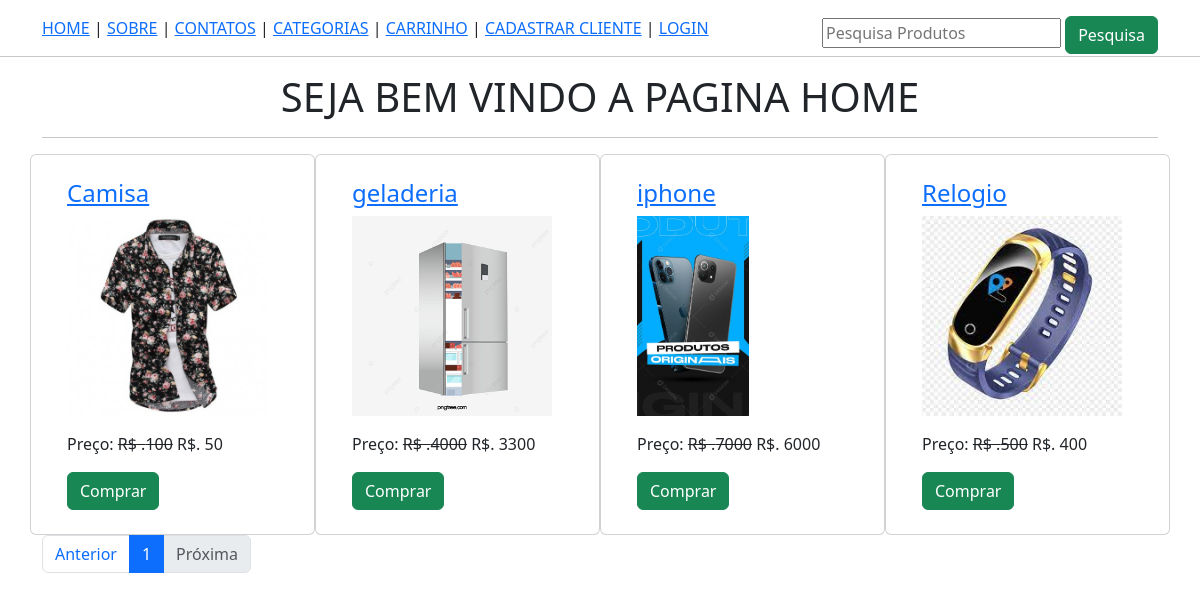
The page / on the database its author committed.
### lojaapp/models.py (models this page shows, shortened)
class Produto(models.Model):
    titulo = models.CharField(max_length =200)
    slug = models.SlugField(unique = True)
    categoria = models.ForeignKey(Categoria,on_delete=models.CASCADE)
    image = models.ImageField(upload_to= "produtos")
    preco_mercado = models.PositiveIntegerField()
    venda = models.PositiveIntegerField()
    discricao = models.TextField()
    garantia = models.CharField(max_length =300, null = True, blank = True)
    return_devolucao = models.CharField(max_length =300, null = True, blank = True)
    visualizacao = models.PositiveIntegerField(default = 0)

### lojaapp/views.py (the view)
# urls.py: path('', HomeView.as_view(), name='home'),
class HomeView(LojaMixin, TemplateView):
    template_name = 'home.html'
    def get_context_data(self, **kwargs ):
        context = super().get_context_data(**kwargs)
        all_produtos = Produto.objects.all().order_by('-id')
        paginator = Paginator(all_produtos,4)
        page_number = self.request.GET.get('page')
        produto_list = paginator.get_page(page_number)
        context['produto_list'] = produto_list
        return context

### lojaapp/views.py (called while the page is built)
    def dispatch(self, request, *args, **kwargs):
        carro_id = request.session.get("carro_id")
        if carro_id:
            carro_obj = Carro.objects.get(id=carro_id)
            if request.user.is_authenticated and hasattr(request.user, 'cliente'):
                carro_obj.cliente = request.user.cliente
                carro_obj.save()
        return super().dispatch(request, *args, **kwargs)

### lojaapp/templates/home.html (shortened to what this page needs)
{% extends 'base.html' %}
{% block content %}
<div class="container">
    <h1 class= "text-center">SEJA BEM VINDO A PAGINA HOME</h1>
    <hr>
    <div class="row mt-3">
        {% for p  in  produto_list %}
        <div class="col-md-3 card">
            <div class="m-4">
                <h4> <a href="{% url 'lojaapp:produtodetelahe' p.slug %}">{{ p.titulo }}</a></h4>
            <img src= "{{p.image.url}}" alt ="" class = "img-fluid"  style="height: 200px; object-fit: container;">
        <p class ="mt-3"> Preço: <strike> R$ .{{p.preco_mercado}}</strike> R$. {{p.venda}}</p>
        <a href="{% url 'lojaapp:addcarro' p.id%}" class="btn btn-success">Comprar</a>
    </div>
        </div>
        {% endfor %}
     </div>
     <nav aria-label="...">
        <ul class="pagination">
            {% if produto_list.has_previous %}
                <li class="page-item">
                    <a class="page-link" href="?page={{ produto_list.previous_page_number }}">Anterior</a>
                </li>
            {% else %}
                <li class="page-item">
                    <a class="page-link" href="#" tabindex="-1" aria-disabled="true">Anterior</a>
                </li>
            {% endif %}
            {% for i in produto_list.paginator.page_range %}
                {% if i == produto_list.number %}
                    <li class="page-item active"><a class="page-link">{{ i }}</a></li>
                {% else %}
                    <li class="page-item">
                        <a class="page-link" href="?page={{ i }}">{{ i }}</a>
                    </li>
                {% endif %}
            {% endfor %}
            {% if produto_list.has_next %}
                <li class="page-item">
                    <a class="page-link" href="?page={{ produto_list.next_page_number }}">Próxima</a>
                </li>
            {% else %}
                <li class="page-item disabled">
                    <a class="page-link" href="#" tabindex="-1" aria-disabled="true">Próxima</a>
                </li>
            {% endif %}
        </ul>
    </nav>
    </div>
{% endblock %}

### rows shown on the page
Produto: titulo "Camisa", image (picture), preco_mercado "100", venda "50"
Produto: titulo "geladeria", image (picture), preco_mercado "4000", venda "3300"
Produto: titulo "iphone", image (picture), preco_mercado "7000", venda "6000"
Produto: titulo "Relogio", image (picture), preco_mercado "500", venda "400"

### other values the page prints
{{ i }} "1"
